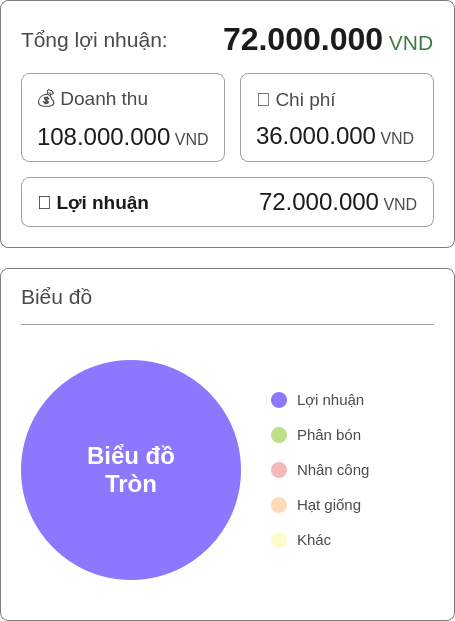
            <widget class="QFrame" name="left_column">
             <property name="sizePolicy">
              <sizepolicy hsizetype="Preferred" vsizetype="Preferred">
               <horstretch>5</horstretch>
               <verstretch>0</verstretch>
              </sizepolicy>
             </property>
             <property name="styleSheet">
              <string notr="true">background: transparent; border: none;</string>
             </property>
             <layout class="QVBoxLayout" name="vbox_left">
              <property name="spacing">
               <number>20</number>
              </property>
              <property name="leftMargin">
               <number>0</number>
              </property>
              <property name="topMargin">
               <number>0</number>
              </property>
              <property name="rightMargin">
               <number>0</number>
              </property>
              <property name="bottomMargin">
               <number>0</number>
              </property>
              <item>
               <widget class="QFrame" name="card_tong_loi_nhuan">
                <property name="styleSheet">
                 <string notr="true">QFrame#card_tong_loi_nhuan { background-color: #FFFFFF; border: 1px solid #7D7D7D; border-radius: 8px; }</string>
                </property>
                <layout class="QVBoxLayout" name="vbox_card_tln">
                 <property name="spacing">
                  <number>15</number>
                 </property>
                 <property name="leftMargin">
                  <number>20</number>
                 </property>
                 <property name="topMargin">
                  <number>20</number>
                 </property>
                 <property name="rightMargin">
                  <number>20</number>
                 </property>
                 <property name="bottomMargin">
                  <number>20</number>
                 </property>
                 <item>
                  <layout class="QHBoxLayout">
                   <item>
                    <widget class="QLabel" name="lbl_title_tln">
                     <property name="styleSheet">
                      <string notr="true">font-size: 16pt; color: #4A4A4A; border: none;</string>
                     </property>
                     <property name="text">
                      <string>Tổng lợi nhuận:</string>
                     </property>
                    </widget>
                   </item>
                   <item>
                    <spacer>
                     <property name="orientation">
                      <enum>Qt::Horizontal</enum>
                     </property>
                     <property name="sizeHint" stdset="0">
                      <size>
                       <width>40</width>
                       <height>20</height>
                      </size>
                     </property>
                    </spacer>
                   </item>
                   <item>
                    <widget class="QLabel" name="lbl_val_tln">
                     <property name="styleSheet">
                      <string notr="true">border: none;</string>
                     </property>
                     <property name="text">
                      <string>&lt;html&gt;&lt;head/&gt;&lt;body&gt;&lt;p&gt;&lt;span style=&quot; font-size:24pt; font-weight:bold; color:#1C1C1C;&quot;&gt;72.000.000&lt;/span&gt;&lt;span style=&quot; font-size:16pt; color:#3E7B40;&quot;&gt; VND&lt;/span&gt;&lt;/p&gt;&lt;/body&gt;&lt;/html&gt;</string>
                     </property>
                    </widget>
                   </item>
                  </layout>
                 </item>
                 <item>
                  <layout class="QHBoxLayout" name="hbox_dt_cp">
                   <property name="spacing">
                    <number>15</number>
                   </property>
                   <item>
                    <widget class="QFrame" name="box_doanh_thu">
                     <property name="styleSheet">
                      <string notr="true">QFrame#box_doanh_thu { border: 1px solid #A0A0A0; border-radius: 8px; }</string>
                     </property>
                     <layout class="QVBoxLayout">
                      <property name="leftMargin">
                       <number>15</number>
                      </property>
                      <property name="topMargin">
                       <number>10</number>
                      </property>
                      <property name="rightMargin">
                       <number>15</number>
                      </property>
                      <property name="bottomMargin">
                       <number>10</number>
                      </property>
                      <item>
                       <widget class="QLabel" name="lbl_dt_title">
                        <property name="styleSheet">
                         <string notr="true">font-size: 14pt; color: #4A4A4A; border: none;</string>
                        </property>
                        <property name="text">
                         <string>💰 Doanh thu</string>
                        </property>
                       </widget>
                      </item>
                      <item>
                       <widget class="QLabel" name="lbl_dt_val">
                        <property name="styleSheet">
                         <string notr="true">border: none;</string>
                        </property>
                        <property name="text">
                         <string>&lt;html&gt;&lt;head/&gt;&lt;body&gt;&lt;p&gt;&lt;span style=&quot; font-size:18pt; color:#1C1C1C;&quot;&gt;108.000.000&lt;/span&gt;&lt;span style=&quot; font-size:12pt; color:#4A4A4A;&quot;&gt; VND&lt;/span&gt;&lt;/p&gt;&lt;/body&gt;&lt;/html&gt;</string>
                        </property>
                       </widget>
                      </item>
                     </layout>
                    </widget>
                   </item>
                   <item>
                    <widget class="QFrame" name="box_chi_phi">
                     <property name="styleSheet">
                      <string notr="true">QFrame#box_chi_phi { border: 1px solid #A0A0A0; border-radius: 8px; }</string>
                     </property>
                     <layout class="QVBoxLayout">
                      <property name="leftMargin">
                       <number>15</number>
                      </property>
                      <property name="topMargin">
                       <number>10</number>
                      </property>
                      <property name="rightMargin">
                       <number>15</number>
                      </property>
                      <property name="bottomMargin">
                       <number>10</number>
                      </property>
                      <item>
                       <widget class="QLabel" name="lbl_cp_title">
                        <property name="styleSheet">
                         <string notr="true">font-size: 14pt; color: #4A4A4A; border: none;</string>
                        </property>
                        <property name="text">
                         <string>💸 Chi phí</string>
                        </property>
                       </widget>
                      </item>
                      <item>
                       <widget class="QLabel" name="lbl_cp_val">
                        <property name="styleSheet">
                         <string notr="true">border: none;</string>
                        </property>
                        <property name="text">
                         <string>&lt;html&gt;&lt;head/&gt;&lt;body&gt;&lt;p&gt;&lt;span style=&quot; font-size:18pt; color:#1C1C1C;&quot;&gt;36.000.000&lt;/span&gt;&lt;span style=&quot; font-size:12pt; color:#4A4A4A;&quot;&gt; VND&lt;/span&gt;&lt;/p&gt;&lt;/body&gt;&lt;/html&gt;</string>
                        </property>
                       </widget>
                      </item>
                     </layout>
                    </widget>
                   </item>
                  </layout>
                 </item>
                 <item>
                  <widget class="QFrame" name="box_loi_nhuan">
                   <property name="styleSheet">
                    <string notr="true">QFrame#box_loi_nhuan { border: 1px solid #A0A0A0; border-radius: 8px; }</string>
                   </property>
                   <layout class="QHBoxLayout">
                    <property name="leftMargin">
                     <number>15</number>
                    </property>
                    <property name="topMargin">
                     <number>10</number>
                    </property>
                    <property name="rightMargin">
                     <number>15</number>
                    </property>
                    <property name="bottomMargin">
                     <number>10</number>
                    </property>
                    <item>
                     <widget class="QLabel" name="lbl_ln_title">
                      <property name="styleSheet">
                       <string notr="true">font-size: 14pt; color: #1C1C1C; font-weight: bold; border: none;</string>
                      </property>
                      <property name="text">
                       <string>💲 Lợi nhuận</string>
                      </property>
                     </widget>
                    </item>
                    <item>
                     <spacer>
                      <property name="orientation">
                       <enum>Qt::Horizontal</enum>
                      </property>
                      <property name="sizeHint" stdset="0">
                       <size>
                        <width>40</width>
                        <height>20</height>
                       </size>
                      </property>
                     </spacer>
                    </item>
                    <item>
                     <widget class="QLabel" name="lbl_ln_val">
                      <property name="styleSheet">
                       <string notr="true">border: none;</string>
                      </property>
                      <property name="text">
                       <string>&lt;html&gt;&lt;head/&gt;&lt;body&gt;&lt;p&gt;&lt;span style=&quot; font-size:18pt; color:#1C1C1C;&quot;&gt;72.000.000&lt;/span&gt;&lt;span style=&quot; font-size:12pt; color:#4A4A4A;&quot;&gt; VND&lt;/span&gt;&lt;/p&gt;&lt;/body&gt;&lt;/html&gt;</string>
                      </property>
                     </widget>
                    </item>
                   </layout>
                  </widget>
                 </item>
                </layout>
               </widget>
              </item>
              <item>
               <widget class="QFrame" name="card_bieu_do">
                <property name="sizePolicy">
                 <sizepolicy hsizetype="Preferred" vsizetype="Expanding">
                  <horstretch>0</horstretch>
                  <verstretch>0</verstretch>
                 </sizepolicy>
                </property>
                <property name="styleSheet">
                 <string notr="true">QFrame#card_bieu_do { background-color: #FFFFFF; border: 1px solid #7D7D7D; border-radius: 8px; }</string>
                </property>
                <layout class="QVBoxLayout" name="vbox_card_bd">
                 <property name="spacing">
                  <number>15</number>
                 </property>
                 <property name="leftMargin">
                  <number>20</number>
                 </property>
                 <property name="topMargin">
                  <number>15</number>
                 </property>
                 <property name="rightMargin">
                  <number>20</number>
                 </property>
                 <property name="bottomMargin">
                  <number>20</number>
                 </property>
                 <item>
                  <widget class="QLabel" name="lbl_title_bd">
                   <property name="styleSheet">
                    <string notr="true">font-size: 16pt; color: #4A4A4A; border: none;</string>
                   </property>
                   <property name="text">
                    <string>Biểu đồ</string>
                   </property>
                  </widget>
                 </item>
                 <item>
                  <widget class="QFrame" name="line_bd">
                   <property name="minimumSize">
                    <size>
                     <width>0</width>
                     <height>1</height>
                    </size>
                   </property>
                   <property name="maximumSize">
                    <size>
                     <width>16777215</width>
                     <height>1</height>
                    </size>
                   </property>
                   <property name="styleSheet">
                    <string notr="true">background-color: #A0A0A0;</string>
                   </property>
                  </widget>
                 </item>
                 <item>
                  <layout class="QHBoxLayout" name="hbox_chart">
                   <property name="spacing">
                    <number>30</number>
                   </property>
                   <property name="topMargin">
                    <number>20</number>
                   </property>
                   <item>
                    <widget class="QLabel" name="img_big_pie">
                     <property name="minimumSize">
                      <size>
                       <width>220</width>
                       <height>220</height>
                      </size>
                     </property>
                     <property name="maximumSize">
                      <size>
                       <width>220</width>
                       <height>220</height>
                      </size>
                     </property>
                     <property name="styleSheet">
                      <string notr="true">background-color: #8B78FF; border-radius: 110px; border: none; color: white; font-size: 18pt; font-weight: bold;</string>
                     </property>
                     <property name="text">
                      <string>Biểu đồ
Tròn</string>
                     </property>
                     <property name="alignment">
                      <set>Qt::AlignCenter</set>
                     </property>
                    </widget>
                   </item>
                   <item>
                    <layout class="QVBoxLayout" name="vbox_legend_big">
                     <property name="spacing">
                      <number>15</number>
                     </property>
                     <item>
                      <spacer name="vs_leg_top">
                       <property name="orientation">
                        <enum>Qt::Vertical</enum>
                       </property>
                       <property name="sizeHint" stdset="0">
                        <size>
                         <width>20</width>
                         <height>10</height>
                        </size>
                       </property>
                      </spacer>
                     </item>
                     <item>
                      <layout class="QHBoxLayout">
                       <property name="spacing">
                        <number>10</number>
                       </property>
                       <item>
                        <widget class="QLabel" name="label">
                         <property name="minimumSize">
                          <size>
                           <width>16</width>
                           <height>16</height>
                          </size>
                         </property>
                         <property name="maximumSize">
                          <size>
                           <width>16</width>
                           <height>16</height>
                          </size>
                         </property>
                         <property name="styleSheet">
                          <string notr="true">background-color: #8B78FF; border-radius: 8px; border: none;</string>
                         </property>
                        </widget>
                       </item>
                       <item>
                        <widget class="QLabel" name="label">
                         <property name="styleSheet">
                          <string notr="true">font-size: 11pt; color: #4A4A4A; border: none;</string>
                         </property>
                         <property name="text">
                          <string>Lợi nhuận</string>
                         </property>
                        </widget>
                       </item>
                       <item>
                        <spacer>
                         <property name="orientation">
                          <enum>Qt::Horizontal</enum>
                         </property>
                         <property name="sizeHint" stdset="0">
                          <size>
                           <width>40</width>
                           <height>20</height>
                          </size>
                         </property>
                        </spacer>
                       </item>
                      </layout>
                     </item>
                     <item>
                      <layout class="QHBoxLayout">
                       <property name="spacing">
                        <number>10</number>
                       </property>
                       <item>
                        <widget class="QLabel" name="label">
                         <property name="minimumSize">
                          <size>
                           <width>16</width>
                           <height>16</height>
                          </size>
                         </property>
                         <property name="maximumSize">
                          <size>
                           <width>16</width>
                           <height>16</height>
                          </size>
                         </property>
                         <property name="styleSheet">
                          <string notr="true">background-color: #BDE08B; border-radius: 8px; border: none;</string>
                         </property>
                        </widget>
                       </item>
                       <item>
                        <widget class="QLabel" name="label">
                         <property name="styleSheet">
                          <string notr="true">font-size: 11pt; color: #4A4A4A; border: none;</string>
                         </property>
                         <property name="text">
                          <string>Phân bón</string>
                         </property>
                        </widget>
                       </item>
                       <item>
                        <spacer>
                         <property name="orientation">
                          <enum>Qt::Horizontal</enum>
                         </property>
                         <property name="sizeHint" stdset="0">
                          <size>
                           <width>40</width>
                           <height>20</height>
                          </size>
                         </property>
                        </spacer>
                       </item>
                      </layout>
                     </item>
                     <item>
                      <layout class="QHBoxLayout">
                       <property name="spacing">
                        <number>10</number>
                       </property>
                       <item>
                        <widget class="QLabel" name="label">
                         <property name="minimumSize">
                          <size>
                           <width>16</width>
                           <height>16</height>
                          </size>
                         </property>
                         <property name="maximumSize">
                          <size>
                           <width>16</width>
                           <height>16</height>
                          </size>
                         </property>
                         <property name="styleSheet">
                          <string notr="true">background-color: #F4B8B8; border-radius: 8px; border: none;</string>
                         </property>
                        </widget>
                       </item>
                       <item>
                        <widget class="QLabel" name="label">
                         <property name="styleSheet">
                          <string notr="true">font-size: 11pt; color: #4A4A4A; border: none;</string>
                         </property>
                         <property name="text">
                          <string>Nhân công</string>
                         </property>
                        </widget>
                       </item>
                       <item>
                        <spacer>
                         <property name="orientation">
                          <enum>Qt::Horizontal</enum>
                         </property>
                         <property name="sizeHint" stdset="0">
                          <size>
                           <width>40</width>
                           <height>20</height>
                          </size>
                         </property>
                        </spacer>
                       </item>
                      </layout>
                     </item>
                     <item>
                      <layout class="QHBoxLayout">
                       <property name="spacing">
                        <number>10</number>
                       </property>
                       <item>
                        <widget class="QLabel" name="label">
                         <property name="minimumSize">
                          <size>
                           <width>16</width>
                           <height>16</height>
                          </size>
                         </property>
                         <property name="maximumSize">
                          <size>
                           <width>16</width>
                           <height>16</height>
                          </size>
                         </property>
                         <property name="styleSheet">
                          <string notr="true">background-color: #FFDAB9; border-radius: 8px; border: none;</string>
                         </property>
                        </widget>
                       </item>
                       <item>
                        <widget class="QLabel" name="label">
                         <property name="styleSheet">
                          <string notr="true">font-size: 11pt; color: #4A4A4A; border: none;</string>
                         </property>
                         <property name="text">
                          <string>Hạt giống</string>
                         </property>
                        </widget>
                       </item>
                       <item>
                        <spacer>
                         <property name="orientation">
                          <enum>Qt::Horizontal</enum>
                         </property>
                         <property name="sizeHint" stdset="0">
                          <size>
                           <width>40</width>
                           <height>20</height>
                          </size>
                         </property>
                        </spacer>
                       </item>
                      </layout>
                     </item>
                     <item>
                      <layout class="QHBoxLayout">
                       <property name="spacing">
                        <number>10</number>
                       </property>
                       <item>
                        <widget class="QLabel" name="label">
                         <property name="minimumSize">
                          <size>
                           <width>16</width>
                           <height>16</height>
                          </size>
                         </property>
                         <property name="maximumSize">
                          <size>
                           <width>16</width>
                           <height>16</height>
                          </size>
                         </property>
                         <property name="styleSheet">
                          <string notr="true">background-color: #FFFACD; border-radius: 8px; border: none;</string>
                         </property>
                        </widget>
                       </item>
                       <item>
                        <widget class="QLabel" name="label">
                         <property name="styleSheet">
                          <string notr="true">font-size: 11pt; color: #4A4A4A; border: none;</string>
                         </property>
                         <property name="text">
                          <string>Khác</string>
                         </property>
                        </widget>
                       </item>
                       <item>
                        <spacer>
                         <property name="orientation">
                          <enum>Qt::Horizontal</enum>
                         </property>
                         <property name="sizeHint" stdset="0">
                          <size>
                           <width>40</width>
                           <height>20</height>
                          </size>
                         </property>
                        </spacer>
                       </item>
                      </layout>
                     </item>
                     <item>
                      <spacer name="vs_leg_bot">
                       <property name="orientation">
                        <enum>Qt::Vertical</enum>
                       </property>
                       <property name="sizeHint" stdset="0">
                        <size>
                         <width>20</width>
                         <height>10</height>
                        </size>
                       </property>
                      </spacer>
                     </item>
                    </layout>
                   </item>
                  </layout>
                 </item>
                 <item>
                  <spacer name="vs_chart_bot">
                   <property name="orientation">
                    <enum>Qt::Vertical</enum>
                   </property>
                   <property name="sizeHint" stdset="0">
                    <size>
                     <width>20</width>
                     <height>20</height>
                    </size>
                   </property>
                  </spacer>
                 </item>
                </layout>
               </widget>
              </item>
             </layout>
            </widget>
